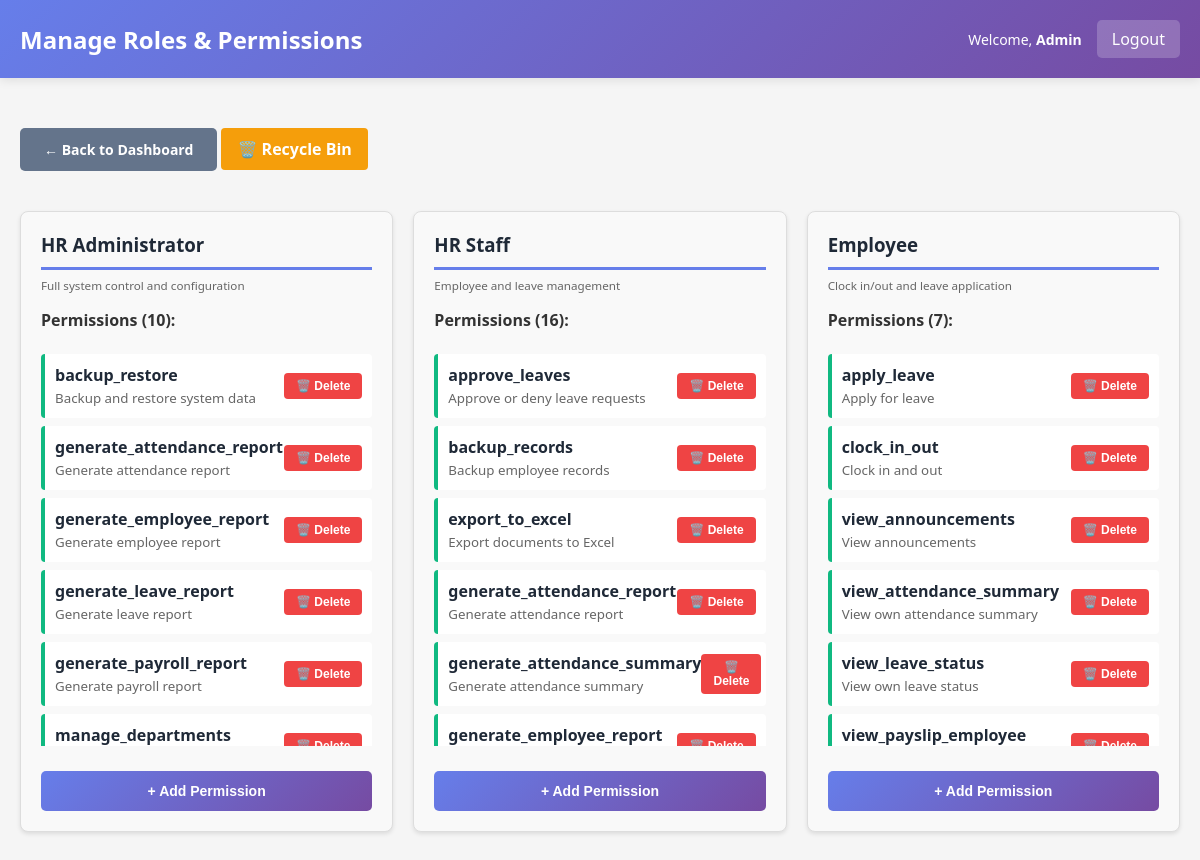
Screenshot of /admin/manage_roles.php (signed in) with the database file from the repository.
### tables this page shows
CREATE TABLE `employees` (
  `employee_id` int(11) NOT NULL AUTO_INCREMENT,
  `employee_code` varchar(20) NOT NULL,
  `first_name` varchar(50) NOT NULL,
  `last_name` varchar(50) NOT NULL,
  `email` varchar(100) NOT NULL,
  `phone` varchar(20) DEFAULT NULL,
  `position` varchar(100) DEFAULT NULL,
  `salary` decimal(10,2) DEFAULT NULL,
  `date_hired` date DEFAULT NULL,
  `status` enum('active','inactive') DEFAULT 'active',
  `created_at` timestamp NOT NULL DEFAULT current_timestamp(),
  `updated_at` timestamp NOT NULL DEFAULT current_timestamp() ON UPDATE current_timestamp(),
  `department` varchar(100) DEFAULT NULL,
  `qr_code` varchar(255) DEFAULT NULL,
  `qr_generated_date` datetime DEFAULT NULL,
  PRIMARY KEY (`employee_id`),
  UNIQUE KEY `employee_code` (`employee_code`),
  UNIQUE KEY `email` (`email`)
);

CREATE TABLE `roles` (
  `role_id` int(11) NOT NULL AUTO_INCREMENT,
  `role_name` varchar(50) NOT NULL,
  `description` text DEFAULT NULL,
  `created_at` timestamp NOT NULL DEFAULT current_timestamp(),
  `is_deleted` tinyint(1) DEFAULT 0,
  `deleted_at` timestamp NULL DEFAULT NULL,
  `deleted_by` int(11) DEFAULT NULL,
  PRIMARY KEY (`role_id`),
  UNIQUE KEY `role_name` (`role_name`),
  KEY `idx_roles_deleted` (`is_deleted`,`deleted_at`)
);

CREATE TABLE `role_permissions` (
  `permission_id` int(11) NOT NULL AUTO_INCREMENT,
  `role_id` int(11) NOT NULL,
  `permission_name` varchar(100) NOT NULL,
  `description` text DEFAULT NULL,
  `created_at` timestamp NOT NULL DEFAULT current_timestamp(),
  `is_deleted` tinyint(1) DEFAULT 0,
  `deleted_at` timestamp NULL DEFAULT NULL,
  `deleted_by` int(11) DEFAULT NULL,
  PRIMARY KEY (`permission_id`),
  UNIQUE KEY `unique_role_permission` (`role_id`,`permission_name`),
  KEY `idx_permissions_deleted` (`is_deleted`,`deleted_at`),
  CONSTRAINT `role_permissions_ibfk_1` FOREIGN KEY (`role_id`) REFERENCES `roles` (`role_id`)
);

### includes/functions.php (called while the page is built, shortened)
<?php
function get_employee_info($conn, $employee_id) {
    $stmt = $conn->prepare("SELECT * FROM employees WHERE employee_id = ? LIMIT 1");
    $stmt->bind_param("i", $employee_id);
    $stmt->execute();
    $res = $stmt->get_result();
    $row = $res->fetch_assoc();
    return $row ?: null;
}
?>

### admin/manage_roles.php (the view, shortened to what this page needs)
<?php
require_once '../config/database.php';
require_once '../includes/functions.php';
$admin = get_employee_info($conn, $_SESSION['employee_id']);
$roles_result = $conn->query("SELECT * FROM roles WHERE is_deleted = FALSE ORDER BY role_id");
$roles = $roles_result ? $roles_result->fetch_all(MYSQLI_ASSOC) : [];
$permissions_by_role = [];
foreach ($roles as $role) {
    $stmt = $conn->prepare("SELECT permission_id, role_id, permission_name, description FROM role_permissions WHERE role_id = ? AND is_deleted = FALSE ORDER BY permission_name");
    if ($stmt) {
        $stmt->bind_param('i', $role['role_id']);
        $stmt->execute();
        $res = $stmt->get_result();
        $permissions_by_role[$role['role_id']] = $res ? $res->fetch_all(MYSQLI_ASSOC) : [];
    }
}
?>
<!DOCTYPE html>
<html lang="en">
<head>
    <link rel="stylesheet" href="../assets/css/style.css">
</head>
<body>
    <div class="navbar">
        <h2>Manage Roles & Permissions</h2>
        <div class="navbar-user">
            <span>Welcome, <strong><?php echo htmlspecialchars($admin['first_name'] ?? 'Admin'); ?></strong></span>
            <a href="../logout.php">Logout</a>
        </div>
    </div>
    <div class="container">
        <a href="dashboard.php" class="btn btn-secondary" style="margin-bottom: 20px;">← Back to Dashboard</a>
        <a href="recycle_bin.php" class="recycle-link">🗑️ Recycle Bin</a>
        <div class="permission-grid">
            <?php foreach ($roles as $role): ?>
                <div class="permission-card">
                    <h3><?php echo htmlspecialchars($role['role_name']); ?></h3>
                    <p><small><?php echo htmlspecialchars($role['description'] ?? 'No description'); ?></small></p>
                    <h4 style="margin-top: 15px; margin-bottom: 10px;">Permissions (<?php echo count($permissions_by_role[$role['role_id']]); ?>):</h4>
                    <?php if (!empty($permissions_by_role[$role['role_id']])): ?>
                        <ul class="permission-list">
                            <?php foreach ($permissions_by_role[$role['role_id']] as $perm): ?>
                                <li>
                                    <div class="permission-item-text">
                                        <strong><?php echo htmlspecialchars($perm['permission_name']); ?></strong>
                                        <?php if (!empty($perm['description'])): ?>
                                            <small><?php echo htmlspecialchars($perm['description']); ?></small>
                                        <?php endif; ?>
                                    </div>
                                    <form method="POST" style="display: inline;" onsubmit="return confirm('Move this permission to recycle bin?');">
                                        <button type="submit" class="btn-delete">🗑️ Delete</button>
                                    </form>
                                </li>
                            <?php endforeach; ?>
                        </ul>
                    <?php else: ?>
                        <div class="no-permissions">No permissions assigned</div>
                    <?php endif; ?>
                    <button class="btn btn-primary" style="width: 100%; margin-top: 10px;" onclick="openModal('modal-<?php echo (int)$role['role_id']; ?>')">+ Add Permission</button>
                </div>
            <?php endforeach; ?>
        </div>
    </div>
</body>
</html>

### assets/css/style.css (style rules this page uses)
* { margin: 0; padding: 0; box-sizing: border-box; }
body { font-family: 'Segoe UI', Tahoma, Geneva, Verdana, sans-serif; background-color: #f5f5f5; color: #333; }
.navbar { background: linear-gradient(135deg, #667eea 0%, #764ba2 100%); color: white; padding: 20px; display: flex; justify-content: space-between; align-items: center; box-shadow: 0 2px 10px rgba(0, 0, 0, 0.1); }
.navbar h2 { font-size: 24px; font-weight: 600; }
.navbar-user { display: flex; gap: 15px; align-items: center; }
.navbar-user span { font-size: 14px; }
.navbar-user a { background: rgba(255, 255, 255, 0.2); color: white; padding: 8px 15px; text-decoration: none; border-radius: 5px; transition: background 0.3s; }
.container { max-width: 1200px; margin: 30px auto; padding: 0 20px; }
.btn { display: inline-block; padding: 12px 24px; border: none; border-radius: 5px; cursor: pointer; font-size: 14px; font-weight: 600; text-decoration: none; transition: all 0.3s; }
.btn-primary { background: linear-gradient(135deg, #667eea 0%, #764ba2 100%); color: white; }
.btn-secondary { background: #6c757d; color: white; }

### admin/manage_roles.php (style rules this page uses)
.permission-grid { display: grid; grid-template-columns: repeat(auto-fit, minmax(320px, 1fr)); gap: 20px; margin-top: 20px; }
.permission-card { border: 1px solid #ddd; padding: 20px; border-radius: 8px; background: #f9f9f9; box-shadow: 0 2px 4px rgba(0,0,0,0.1); }
.permission-card h3 { margin-top: 0; color: #1f2937; border-bottom: 3px solid #667eea; padding-bottom: 10px; }
.permission-card p { margin: 5px 0; color: #666; font-size: 14px; }
.permission-list { list-style: none; padding: 0; margin: 15px 0; max-height: 400px; overflow-y: auto; }
.permission-list li { padding: 10px; background: white; margin: 8px 0; border-left: 4px solid #10b981; display: flex; justify-content: space-between; align-items: center; border-radius: 4px; }
.permission-item-text { flex: 1; }
.permission-item-text strong { display: block; color: #1f2937; }
.permission-item-text small { color: #666; }
.btn-delete { background: #ef4444; color: white; padding: 6px 12px; border: none; border-radius: 4px; cursor: pointer; font-size: 12px; font-weight: 600; transition: background 0.2s; }
.btn-secondary { background: #64748b; color: white; }
.recycle-link { display: inline-block; margin-top: 20px; padding: 10px 16px; background: #f59e0b; color: white; text-decoration: none; border-radius: 4px; font-weight: 600; }

### rows the page displays
employees: first_name "Admin"
roles: role_name "HR Administrator", description "Full system control and configuration", role_id "10"
role_permissions: permission_name "backup_restore", description "Backup and restore system data"
role_permissions: permission_name "generate_attendance_report", description "Generate attendance report"
role_permissions: permission_name "generate_employee_report", description "Generate employee report"
role_permissions: permission_name "generate_leave_report", description "Generate leave report"
role_permissions: permission_name "generate_payroll_report", description "Generate payroll report"
role_permissions: permission_name "manage_departments"
roles: role_name "HR Staff", description "Employee and leave management", role_id "16"
role_permissions: permission_name "approve_leaves", description "Approve or deny leave requests"
role_permissions: permission_name "backup_records", description "Backup employee records"
role_permissions: permission_name "export_to_excel", description "Export documents to Excel"
role_permissions: permission_name "generate_attendance_report", description "Generate attendance report"
role_permissions: permission_name "generate_attendance_summary", description "Generate attendance summary"
role_permissions: permission_name "generate_employee_report"
roles: role_name "Employee", description "Clock in/out and leave application", role_id "7"
role_permissions: permission_name "apply_leave", description "Apply for leave"
role_permissions: permission_name "clock_in_out", description "Clock in and out"
role_permissions: permission_name "view_announcements", description "View announcements"
role_permissions: permission_name "view_attendance_summary", description "View own attendance summary"
role_permissions: permission_name "view_leave_status", description "View own leave status"
role_permissions: permission_name "view_payslip_employee"
